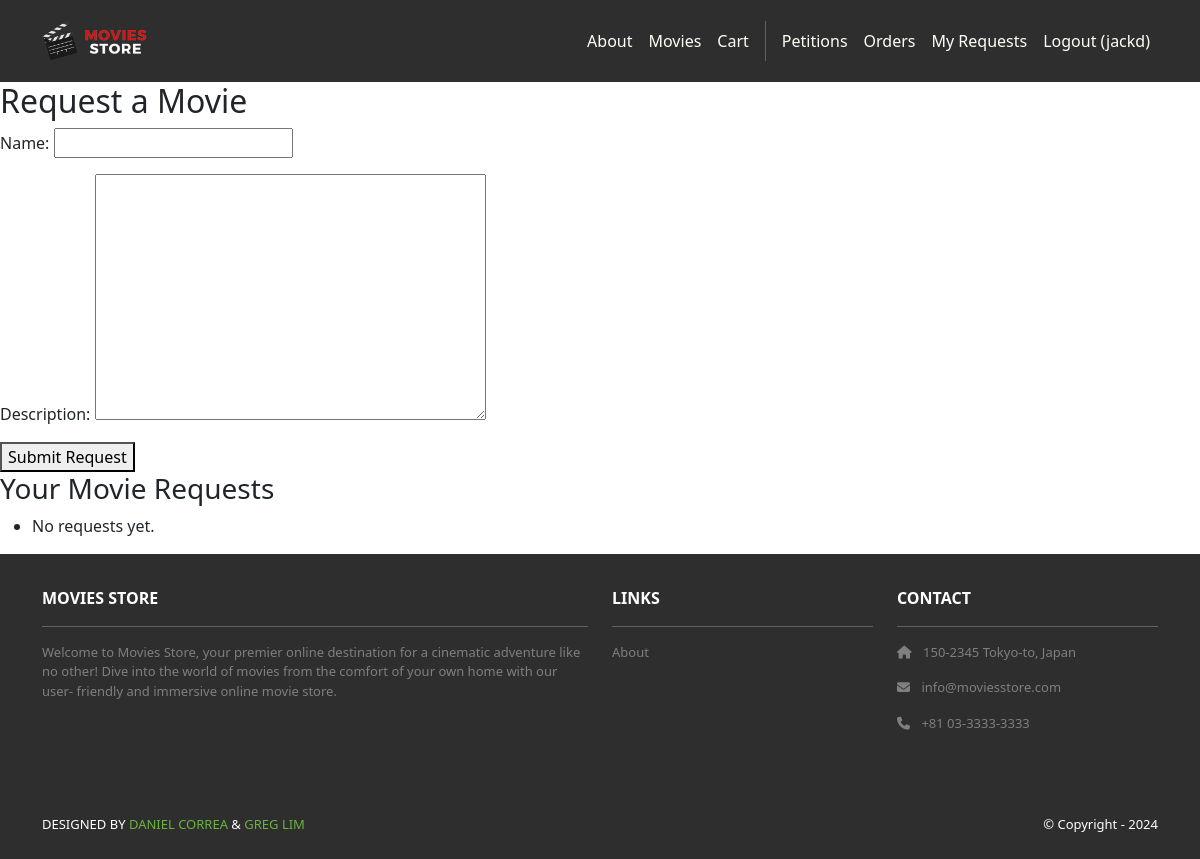
/movies/requests/ (signed in), run on an earlier commit of the app's database.
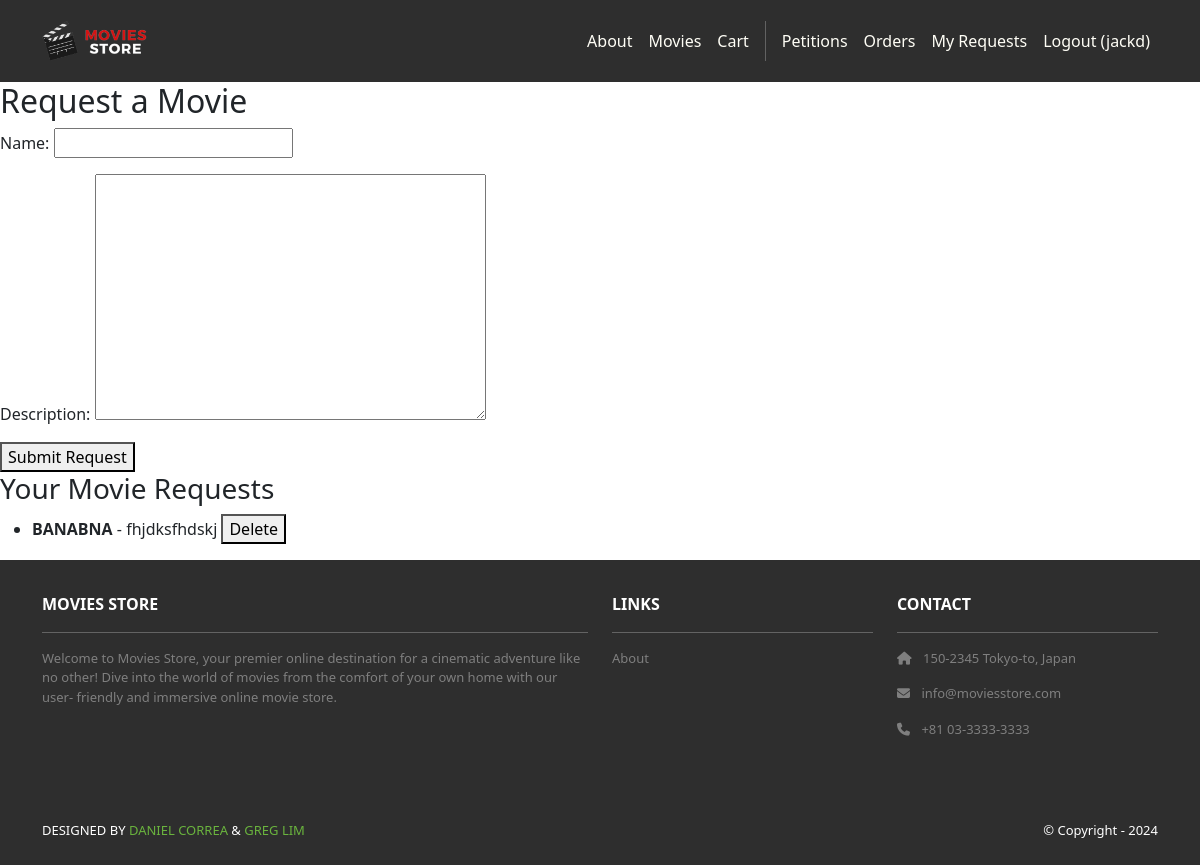
And on a later commit of the database.
### movies/models.py (models this page shows, shortened)
class MovieRequest(models.Model):
    name = models.CharField(max_length=255)
    description = models.TextField()
    user = models.ForeignKey(User, on_delete=models.CASCADE)
    date = models.DateTimeField(auto_now_add=True)

### movies/views.py (the view)
# urls.py: path("requests/", views.requests_index, name="movies.requests_index"),
@login_required
def requests_index(request):
    template_data = {}
    if request.method == "POST":
        form = MovieRequestForm(request.POST)
        if form.is_valid():
            movie_request = form.save(commit=False)
            movie_request.user = request.user
            movie_request.save()
            return redirect("movies.requests_index")
    else:
        form = MovieRequestForm()
    user_requests = MovieRequest.objects.filter(user=request.user).order_by("-date")
    template_data["form"] = form
    template_data["requests"] = user_requests
    return render(request, "movies/requests.html", {"template_data": template_data})

### movies/templates/movies/requests.html (shortened to what this page needs)
{% extends "base.html" %}
{% block content %}
  <h2>Request a Movie</h2>
  <form method="post">
    {{ template_data.form.as_p }}
    <button type="submit">Submit Request</button>
  </form>
  <h3>Your Movie Requests</h3>
  <ul>
    {% for req in template_data.requests %}
      <li>
        <strong>{{ req.name }}</strong> - {{ req.description }}
        <form method="post" action="{% url 'movies.delete_request' req.id %}" style="display:inline;">
          <button type="submit">Delete</button>
        </form>
      </li>
    {% empty %}
      <li>No requests yet.</li>
    {% endfor %}
  </ul>
{% endblock %}

What changed in the data, as far as the page shows it:
added MovieRequest: name "BANABNA", description "fhjdksfhdskj"
Also different on the page:
text no longer shown: "No requests yet."
